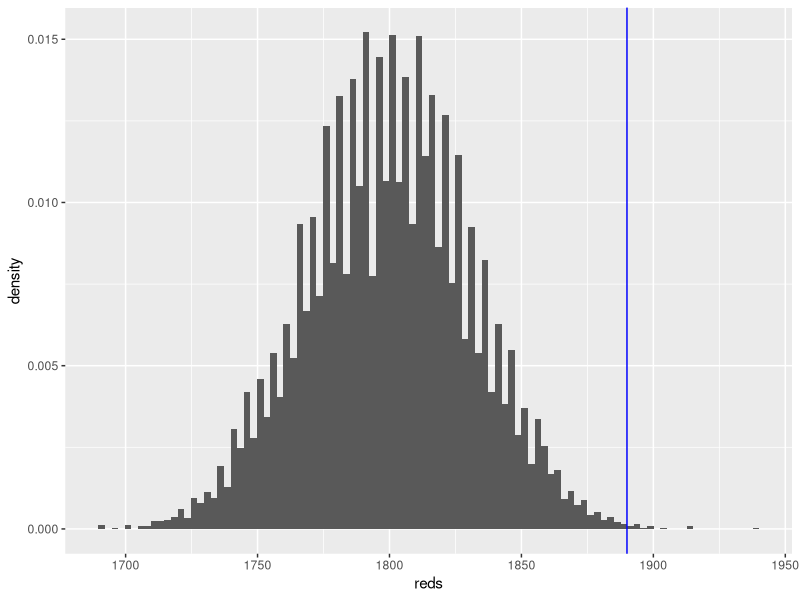

Source code (R):
## ---- chunk 1
#P Value
pnorm(-2.75) * 100
## ---- chunk 2
#P Value
pnorm(-1.38) * 100
## ---- chunk 3
#P Value
(1 - pnorm(2.14285714)) * 100
## ---- chunk 4
#P Value
(1 - pnorm(2.90)) * 100
## ---- chunk 5
library(ggplot2)

B = 10000
reds = replicate(B,sum(sample(0:1,3800,repl=T,prob=c(0.526315789,0.473684211))))
mean(reds >= 1890) 
## ---- chunk 6
reddata=data.frame(reds)
ggplot(reddata,aes(x=reds,y=..density..)) + geom_histogram(bins = 100) + geom_vline(xintercept = 1890, col="blue")
## ---- chunk 7
(1 - pbinom(1889, 3800, 18/38))
